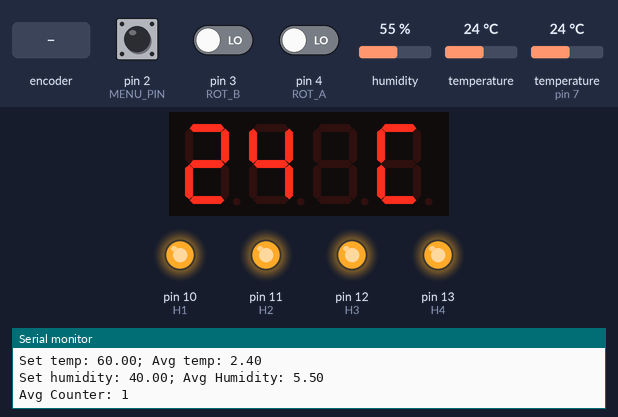
A sketch run on a simulated Arduino Uno, built with avr-gcc and run on an emulated ATmega328P. Shown: 4-digit seven-segment display, output pins drawn as LEDs (lit = HIGH), the last lines printed to the serial monitor. The inputs (shaded band) are chosen by the test bench; at power-on: pin 2 (MENU_PIN) HIGH, humidity 55 %, temperature (sensor on pin 7) 24 °C, pin 3 (ROT_B) LOW, pin 4 (ROT_A) LOW, temperature 24 °C.

Above: at 2.6 s.
2.7 s: pin 2 (MENU_PIN) pulled LOW for 1.2 s
At 4.6 s:
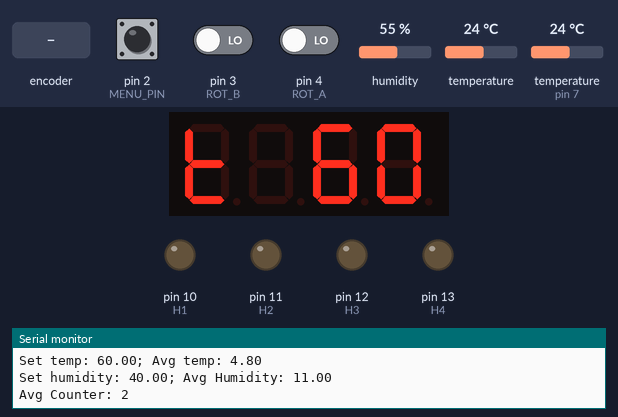
5.4 s: rotary encoder on pin 4 (ROT_A) / pin 3 (ROT_B) turned 2 steps (second pin leading)
At 5.6 s:
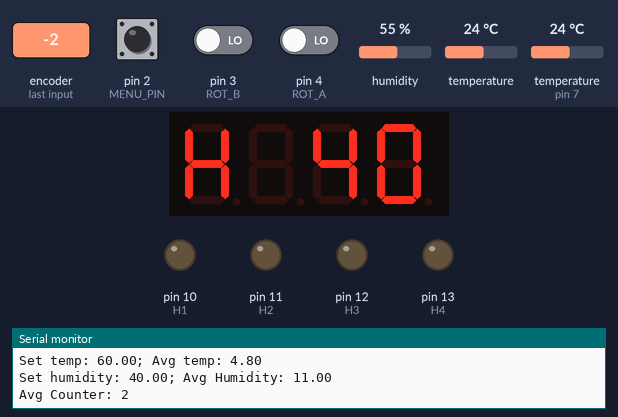
At 6.3 s:
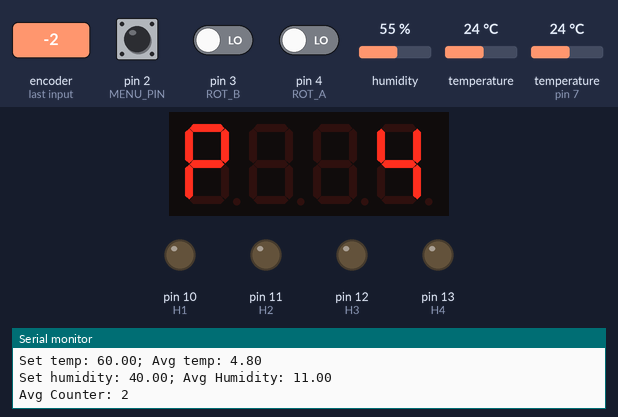
7.3 s: pin 2 (MENU_PIN) pulled LOW for 3.2 s
13.8 s: pin 2 (MENU_PIN) pulled LOW for 1.2 s
At 19.0 s:
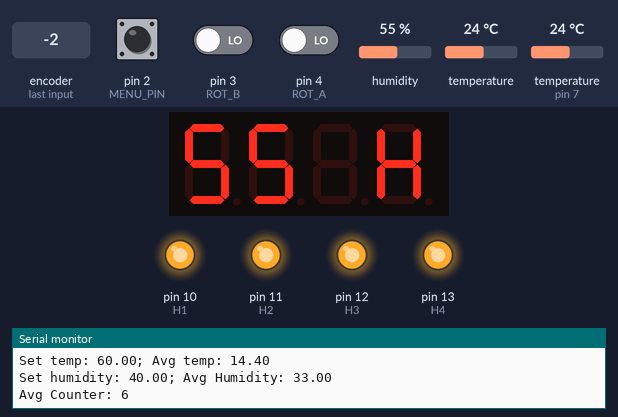
19.1 s: humidity set to 22 %
23.2 s: temperature (sensor on pin 7) set to 12 °C
Timing chart, 0 to 26.2 s (numbered marks = the images above; inputs shaded):
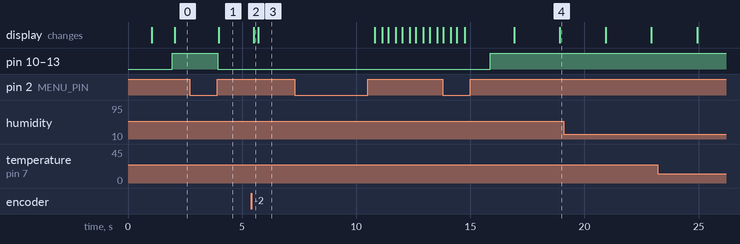

The sketch:

dryer_control.ino
```cpp
// Include the library
#include <TM1637Display.h> // for LED display
#include <Adafruit_AHTX0.h> // for AHT temperature and humidity sensor
#include <OneWire.h> // once wire communication for DS18B20 sensor
#include <DallasTemperature.h>  // DS18B20 communication
#include <Servo.h>

// Initialise AHT sensor
Adafruit_AHTX0 aht;

// Define the connections pins
#define CLK 6
#define DIO 5

#define MENU_PIN 2
#define ROT_A 4
#define ROT_B 3

#define DS18B20_PIN 7

#define H1 10
#define H2 11
#define H3 12
#define H4 13

// setup onewire and DS18B20
OneWire oneWire(DS18B20_PIN);
DallasTemperature ds_sensor(&oneWire);

// variables to manage rotary encoder
volatile bool pinState = false;
bool prevPinState = false;
volatile unsigned long lastInterruptTime = 0;
unsigned long debounce_delay = 15000;
volatile bool pinALastState = true;
bool pinACurrState = true;
// bool prevPinState = false;
unsigned int encoder_count = 0;
unsigned int prev_encoder_count = 0;

// variables for managing menu
bool menuState = false;
int menuItem = 0;
int prevMenuItem = -1;
bool selected = false;

// variable for internal timings and delay
unsigned long curr_time = 0;
unsigned long serial_time = 0;
unsigned long display_time = 0;
unsigned long menu_time = 0;
unsigned long sub_menu_time = 0;
int disp_count = 0;
unsigned long sensor_time = 0;

int value = 0;
int prevValue = -1;

// variables for humidity and temperature
float setTemperature = 0;
float setHumidity = 0;
float tempHysteresis = 2;
float humidHysteresis = 2;
float temperature = 0;
float humidity = 0;
float ds_temperature = 0;
float tempArray[10] = {0,0,0,0,0,0,0,0,0,0};
float humidArray[10] = {0,0,0,0,0,0,0,0,0,0};
float avgTemperature = 0;
float avgHumidity = 0;
int avgCounter = 0;
bool heater_state = false;
bool ds_sensor_status = false;

// for setting power
int setPower = 0;

// Create a display object of type TM1637Display
TM1637Display display = TM1637Display(CLK, DIO);

// Create an array that turns all segments ON
const uint8_t allON[] = {0xff, 0xff, 0xff, 0xff};

// Create an array that turns all segments OFF
const uint8_t allOFF[] = {0x00, 0x00, 0x00, 0x00};

// Create an array that sets individual segments per digit to display the word "dOnE"
const uint8_t done[] = {
  SEG_B | SEG_C | SEG_D | SEG_E | SEG_G,           // d
  SEG_A | SEG_B | SEG_C | SEG_D | SEG_E | SEG_F,   // O
  SEG_C | SEG_E | SEG_G,                           // n
  SEG_A | SEG_D | SEG_E | SEG_F | SEG_G            // E
};

// // Create degree celsius symbol
// const uint8_t celsius[] = {
//   SEG_A | SEG_B | SEG_F | SEG_G,  // Degree symbol
//   SEG_A | SEG_D | SEG_E | SEG_F   // C
// };

const uint8_t celsius[] = {
  SEG_D | SEG_E | SEG_F | SEG_A
};

const uint8_t humid[] = {
  SEG_B | SEG_C | SEG_E | SEG_F | SEG_G
};

const uint8_t temp[] = {
  SEG_D | SEG_E | SEG_F | SEG_G
};

const uint8_t dash[] = {
  SEG_G, SEG_G, SEG_G, SEG_G
};

// const uint8_t heat[] = {
//   SEG_B | SEG_C | SEG_E | SEG_F | SEG_G,
//   SEG_A | SEG_D | SEG_E | SEG_F | SEG_G,
//   SEG_A | SEG_B | SEG_C | SEG_E | SEG_F | SEG_G,
//   SEG_D | SEG_E | SEG_F | SEG_G
// };

const uint8_t heat[] = {
  SEG_B | SEG_C | SEG_E | SEG_F | SEG_G,
  SEG_A | SEG_B | SEG_E | SEG_F | SEG_G
};

const uint8_t fail[] = {
  SEG_A | SEG_E | SEG_F | SEG_G,
  SEG_A | SEG_B | SEG_C | SEG_E | SEG_F | SEG_G,
  SEG_E | SEG_F,
  SEG_E | SEG_F | SEG_D
};

const uint8_t power[] = {
  SEG_A | SEG_B | SEG_E | SEG_F | SEG_G
};

const uint8_t arr[2][1] = {{temp},{humid}};

// variables for temp and humidity from aht_21
sensors_event_t aht_hum, aht_temp;

void setup() {
  Serial.begin(9600);
  // Set up the pins
  pinMode(MENU_PIN, INPUT_PULLUP);
  pinMode(ROT_A, INPUT);
  pinMode(ROT_B, INPUT);
  pinMode(CLK, OUTPUT);
  pinMode(DIO, OUTPUT);

  pinMode(H1, OUTPUT);
  pinMode(H2, OUTPUT);
  pinMode(H3, OUTPUT);
  pinMode(H4, OUTPUT);

  digitalWrite(H1, LOW);
  digitalWrite(H2, LOW);
  digitalWrite(H3, LOW);
  digitalWrite(H4, LOW);

  // Attach interrupt for the menu pin
  attachInterrupt(digitalPinToInterrupt(MENU_PIN),isr, RISING);

  // Set the brightness to 5 (0=dimmest 7=brightest)
	display.setBrightness(4);

	// Set all segments ON
	display.setSegments(dash);
  delay(1000);
  //clear display
	display.clear();
  // set pin default pin states
  pinState = false;
  prevPinState = pinState;

  // initialize DS18B20 temperature sensor
  ds_sensor.begin();

  // initialize humidity sensor AHT_20
  aht.begin();
  // if (! aht.begin()) {
  //   // Serial.println("Could not find AHT? Check wiring");
  //   while (1) delay(10);
  // }

  // set default values for temperature, humidity and power
  setTemperature = 60;
  setHumidity = 40;
  setPower = 4;
  // selected = false;
  // menuState = false;
}

void loop() {
  // keep track on current time to manage delays
  curr_time = millis();
  if(curr_time - serial_time > 1000){
    // Serial.print("Menu: ");
    // Serial.print(menuState);
    // Serial.print(", PinState: ");
    // Serial.print(pinState);
    // Serial.print(", Previou pin state: ");
    // Serial.println(prevPinState);
    Serial.print("Set temp: ");
    Serial.print(setTemperature);
    Serial.print("; Avg temp: ");
    Serial.println(avgTemperature);
    Serial.print("Set humidity: ");
    Serial.print(setHumidity);
    Serial.print("; Avg Humidity: ");
    Serial.println(avgHumidity);
    Serial.print("Avg Counter: ");
    Serial.println(avgCounter);
    Serial.println();
    serial_time = curr_time;
  }

  if(curr_time - sensor_time > 1000){
    // read humidity and temperature from aht_21
    aht.getEvent(&aht_hum, &aht_temp);
    temperature = aht_temp.temperature;
    humidity = aht_hum.relative_humidity;
    // read temperature from DS18B20
    ds_sensor.requestTemperatures();
    ds_temperature = ds_sensor.getTempCByIndex(0);
    // check if sensor is connected or any connection issues
    if(ds_temperature == DEVICE_DISCONNECTED_C){
      Serial.println("Device disconnected...");
      ds_sensor_status = false;
    }else{
      ds_sensor_status = true;
    }
    // calculate average of last readings
    tempArray[avgCounter] = ds_temperature;
    humidArray[avgCounter] = humidity;
    // increment avgCounter to store temperature in array
    (avgCounter>=9)?avgCounter=0:avgCounter++;
    avgTemperature = get_avg(tempArray);
    avgHumidity = get_avg(humidArray);
    //control sequence for temperature
    if(avgTemperature - setTemperature > 0.1){
      // if avgTemperature above set temperature
      heater_state = LOW;
    }
    if(((setTemperature - tempHysteresis) - avgTemperature) > 0.1){
      // if avgTemperature less than set temperature
      heater_state = HIGH;
    }
    //control sequence for humidity
    if((avgHumidity - setHumidity > 0.1)&&(avgTemperature > (setTemperature - 5.0))){
      exhaustOpen();
    }
    if(((setHumidity - humidHysteresis) - avgHumidity) > 0.1){
      exhaustClose();
    }

    sensor_time = curr_time;
  }

  // update display every 2 sec
  if(curr_time - display_time > 2000){
    if(heater_state)disp_count>2?disp_count = 0:disp_count;
    else disp_count>1?disp_count = 0:disp_count;
    // display readings only if sensor is working
    if(ds_sensor_status){
      if(disp_count==0){
        display.clear();
        // display.showNumberDec(setTemperature, false, 2, 0);
        display.showNumberDec(int(ds_temperature), false, 2, 0);
        display.setSegments(celsius, 1, 3);
      }
      if(disp_count==1){
        display.clear();
        // display.showNumberDec(setHumidity, false, 2, 0);
        display.showNumberDec(humidity, false, 2, 0);
        display.setSegments(humid, 1, 3);
      }
      if(disp_count==2){
        display.clear();
        display.setSegments(heat,2,0);
        display.showNumberDec(setPower, false, 1, 3);
      }
    }else{// if sensor is not connected or failed
      display.clear();
      display.setSegments(fail,4,0);
    }
    // increment display counter
    disp_count++;
    display_time = curr_time;
  }

  // control heater based on the state
  // switch on the heater only if the sensor is connected
  if(ds_sensor_status && heater_state){
    heaterControl(setPower);
  }else{
    heaterControl(0);
  }

  // check if buttonState changed so enter into menu
  if(pinState != prevPinState){
    menuState = true;
    prevMenuItem = -1;
    prevPinState = pinState;
  }
  // if menu selected enter menu loop
  while(menuState){
    // switch off the heater while inside menu
    heaterControl(0);
    // update menu item
    menuItem = updateViaEncoder(menuItem, 0, 2);
    //if menuItem selection changed update display and reset menu time
    if(menuItem != prevMenuItem){
      updateMenu(menuItem, setTemperature, setHumidity, setPower);
      menu_time = curr_time;  // Update menu time to prevent exiting from menu
    }
    prevMenuItem = menuItem;  // Update the prevMenuItem to keep track on change

    if(pinState != prevPinState){
      selected = true;
      prevPinState = pinState;
    }

    while(selected){
      curr_time = millis();
      // Update set temperature or humidity value based on menu selection
      if(menuItem == 0)setTemperature = updateViaEncoder(setTemperature, 40, 65);
      if(menuItem == 1)setHumidity = updateViaEncoder(setHumidity, 20, 90);
      if(menuItem == 2)setPower = updateViaEncoder(setPower, 1, 4);

      switch(menuItem){
        case 0:
          setTemperature = updateViaEncoder(setTemperature, 40, 65);
          if(prevValue != setTemperature){
            updateMenu(menuItem, setTemperature, setHumidity, setPower);
            sub_menu_time = curr_time; // to prevent from auto exiting if rotatory encoder is turning
            prevValue = setTemperature;
          }
          break;
        case 1:
          setHumidity = updateViaEncoder(setHumidity, 20, 90);
          if(prevValue != setHumidity){
            updateMenu(menuItem, setTemperature, setHumidity, setPower);
            sub_menu_time = curr_time; // to prevent from auto exiting if rotatory encoder is turning
            prevValue = setHumidity;
          }
          break;
        case 2:
          setPower = updateViaEncoder(setPower, 1, 4);
          if(prevValue != setPower){
            updateMenu(menuItem, setTemperature, setHumidity, setPower);
            sub_menu_time = curr_time; // to prevent from auto exiting if rotatory encoder is turning
            prevValue = setPower;
          }
        default:
          break;

      }
      // blink display to indicate it's selected
      if(curr_time - display_time > 300){
        disp_count++;
        // following two lines enable blinking effect
        if(disp_count%2 == 0)updateMenu(menuItem, setTemperature, setHumidity, setPower);
        else display.setSegments(allOFF);
        display_time = curr_time;
      }
      // if time exceeds a limit or when the button is pressed exit selection
      if((curr_time - sub_menu_time > 20000) || (pinState != prevPinState)){
        selected = false;
        menuState = false;
        prevMenuItem = -1;
        menuItem = 0;
        disp_count = 0;
        prevPinState = pinState;
        break;  // exit the loop
      }
    }// endo of while loop inside submenu


    curr_time = millis();
    if(curr_time - menu_time > 30000){
      menuState = false;
      menu_time = curr_time;
      prevMenuItem = -1;
      break;
    }

  }// end of while loop for main menu

}

/* Interrupt service routine to detect menu pin pressed or not*/
void isr(){
  // get the current millis()
  // unsigned long currentInterruptTime = millis();
  // debounce using the interval parameter
  if((long)(micros()-lastInterruptTime) >= debounce_delay){
    pinState = !pinState;
    // remember the interrupt time to maintain the debounce state
    lastInterruptTime = micros();
  }
}

/* Function to get encoder readings */
unsigned int getEncoder(unsigned int cnt){
  // Read present state of the rotary encoder pin A
  pinACurrState = digitalRead(ROT_A);
  // Check rotation status and increment or decrement based on direction
  if(pinACurrState != pinALastState && pinACurrState == true){
    if(digitalRead(ROT_B) != pinACurrState){
      cnt--;
    }else{
      cnt++;
    }
    //Serial.println(count);
  }
  // remember the last state
  pinALastState = pinACurrState;
  //    delay(1);
  return cnt;
}

int updateViaEncoder(int value, int min, int max){
  // Read present state of the rotary encoder pin A
  pinACurrState = digitalRead(ROT_A);
  // Check rotation status and increment or decrement based on direction
  if(pinACurrState != pinALastState && pinACurrState == true){
    if(digitalRead(ROT_B) != pinACurrState){
      value--;
    }else{
      value++;
    }
    //Serial.println(count);
  }
  // remember the last state
  pinALastState = pinACurrState;
  //    delay(1);
  // check if value exceeding the limits
  (value>max)?value=max:value;
  (value<min)?value=min:value;

  return value;
}

/* FUNCTION TO UPDATE MENU BASED ON SELECTION */
void updateMenu(int menuItem, int t, int h, int p){
  // display.showNumberDec(menuItem);  // Update display if there is channge
  if(menuItem == 0){
    display.clear();
    display.setSegments(temp,1,0);
    display.showNumberDec(t, false, 2, 2);
  }
  // display for humidity
  if(menuItem == 1){
    display.clear();
    display.setSegments(humid,1,0);
    display.showNumberDec(h, false, 2, 2);
  }
  // display for power
  if(menuItem == 2){
    display.clear();
    display.setSegments(power,1,0);
    display.showNumberDec(p, false, 2, 2);
  }

}

/* FUNCTION TO CALCULATE AVERAGE */
float get_avg(float arr[]){
  float sum = 0;
  for (int i=0; i<10; i++){
    sum+=arr[i];
  }
  return sum/10.0;
 }

void exhaustClose(){
  digitalWrite(A0, HIGH);
}

void exhaustOpen(){
  digitalWrite(A0, LOW);
}

/* FUNCTION TO CONTROL HEATER */
void heaterControl(int p){
  switch(p){
    case 0:
      digitalWrite(H1, LOW);
      digitalWrite(H2, LOW);
      digitalWrite(H3, LOW);
      digitalWrite(H4, LOW);
      break;
    case 1:
      digitalWrite(H1, HIGH);
      break;
    case 2:
      digitalWrite(H1, HIGH);
      digitalWrite(H2, HIGH);
      break;
    case 3:
      digitalWrite(H1, HIGH);
      digitalWrite(H2, HIGH);
      digitalWrite(H3, HIGH);
      break;
    case 4:
      digitalWrite(H1, HIGH);
      digitalWrite(H2, HIGH);
      digitalWrite(H3, HIGH);
      digitalWrite(H4, HIGH);
      break;
    default:
      break;
  }

}
```

Measured:
- after the input at 2.7 s, pin 10 (H1), pin 11 (H2), pin 12 (H3), pin 13 (H4): HIGH → LOW after 1.2 s; the display: changes after 1.3 s (image 1)
- after the input at 5.4 s, the display: changes after 0.11 s (image 2)
- after the input at 13.8 s, pin 10 (H1), pin 11 (H2), pin 12 (H3), pin 13 (H4): LOW → HIGH after 2.1 s
